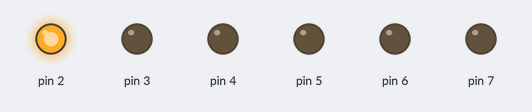
Recording of a sketch running on a simulated Arduino Uno, built with avr-gcc and run on an emulated ATmega328P. On the bench: output pins drawn as LEDs (lit = HIGH).

Above: at 0.1 s.
At 0.7 s:
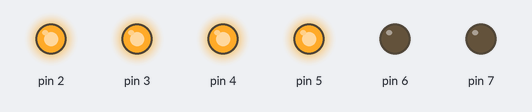
At 1.3 s:
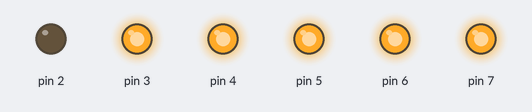
At 2.7 s:
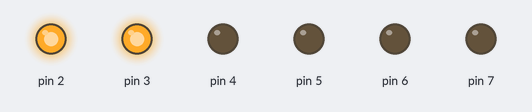
At 3.9 s:
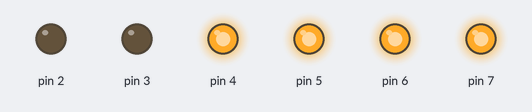
At 5.3 s:
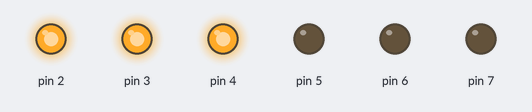
Timing chart, 0 to 5.6 s (numbered marks = the images above):
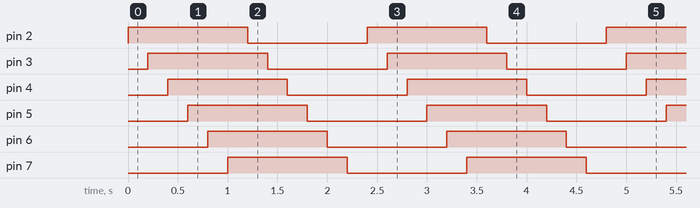

Measured:
- by itself, pin 2–7: alternates HIGH for 1.2 s and LOW for 1.2 s
- by itself, everything shown: repeats every 2.4 s, in 12 steps

The sketch:

marquee.ino
```cpp
int base=2;
int num=6;
int i=base;

void setup() {
  for(int i=base;i<base+num;i++)
  {
    pinMode(i,OUTPUT);


    }
}

//若在一開始就int i=base會造成i在預設角位時就變成8惹

void loop() {
  // put your main code here, to run repeatedly:

  for(int i=base;i<base+num;i++)
  {
    digitalWrite(i,HIGH);
    delay(200);
  }
  for(int i=base;i<base+num;i++)
  {
    digitalWrite(i,LOW);
    delay(200);
    }

}
```
